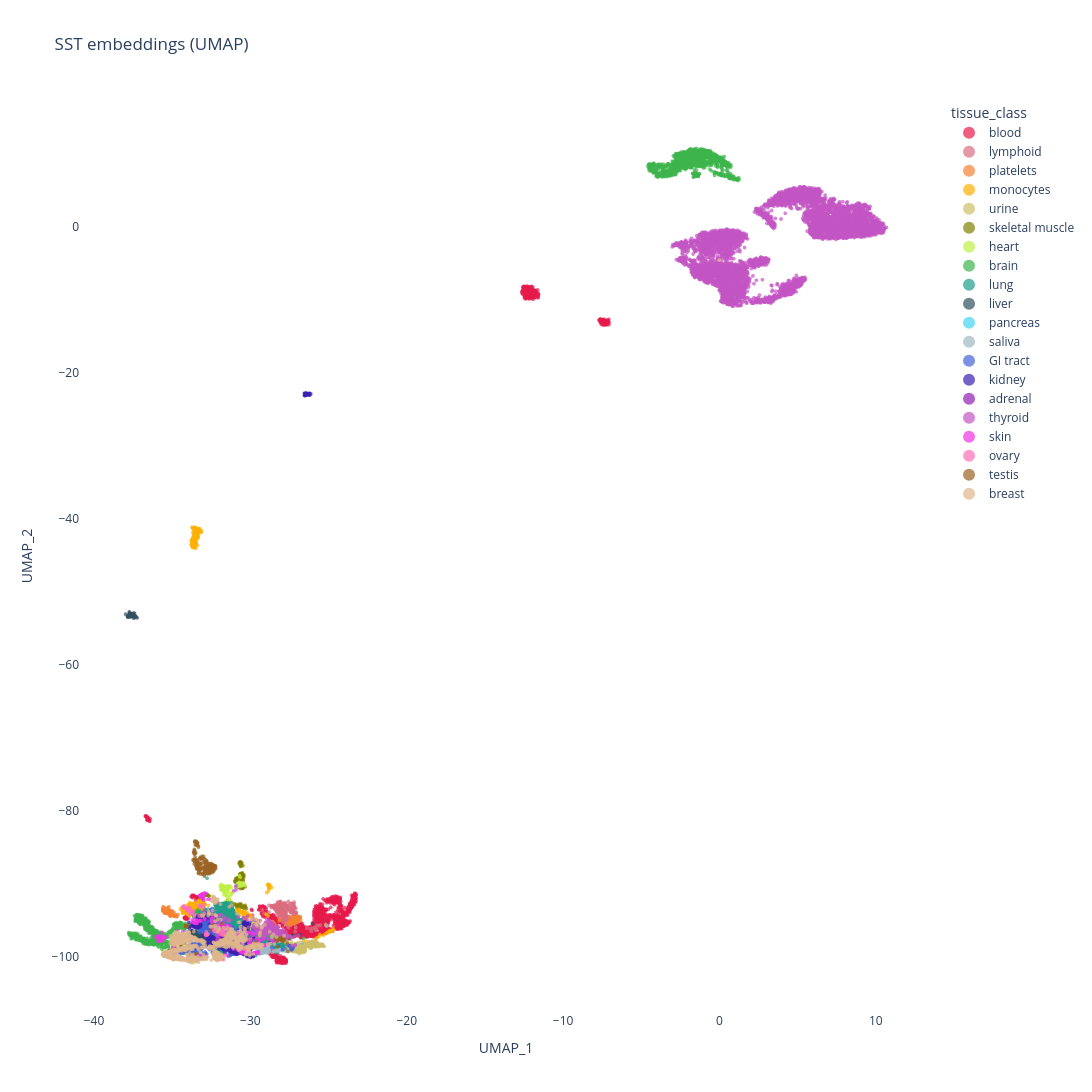

The notebook cell this image was saved under:
### Markdown cell above
## 4. Visualize the SST embeddings (interactive plotly)
We focus on the curated set of well-defined, distinct tissue classes (edit `CURATED` above) so
the clusters are legible — the heterogeneous grab-bag (`body fluids`) and ambiguous classes are
dropped. `visualize_sst` reduces with UMAP/PCA/t-SNE and returns an interactive plotly figure.
`color_by` colours the points; `hover` adds extra metadata to the tooltip. UMAP defaults:
`n_neighbors=75, min_dist=0.3, random_state=42` (override via kwargs).

### Code cell
# Explicit colour per class, in legend order — TUNE THESE. Edit a hex to make two neighbours
# more distinguishable, or reorder rows to change the legend/gradient sequence. blood = red.
CLASS_COLORS = {
    "blood":           "#e6194b",   # red
    "lymphoid":        "#da6c7f",   # yellow
    "platelets":       "#f58231",   # orange
    "monocytes":       "#ffb000",   # amber
    "urine":           "#cdbf6a",   # khaki (fluid)
    "skeletal muscle": "#808000",   # olive
    "heart":           "#bfef45",   # green
    "brain":           "#3cb44b",   # yellow-green
    "lung":            "#1f9e89",   # teal-green
    "liver":           "#30505F",   # teal
    "pancreas":        "#42d4f4",   # cyan
    "saliva":          "#9fb8c4",   # pale blue-grey (fluid)
    "GI tract":        "#4363d8",   # blue
    "kidney":          "#3b1fb0",   # indigo
    "adrenal":         "#911eb4",   # violet
    "thyroid":         "#c354c3",   # purple
    "skin":            "#f032e6",   # magenta
    "ovary":           "#ff6fb5",   # pink
    "testis":          "#9a6324",   # brown
    "breast":          "#dfb58c",   # apricot
}
order = [c for c in CLASS_COLORS if c in set(obs.loc[mapped, "tissue_class"])]
palette = [CLASS_COLORS[c] for c in order]

fig = visualize_sst(
    out_mapped,
    metadata=obs,                 # carries the new 'tissue_class' column
    color_by="tissue_class",
    color_order=order,
    palette=palette,
    hover=["tissue", "acquisition", "split"],
    method="umap",
    width=1600, height=1200,
    n_neighbors=150, min_dist=0.7, random_state=0, metric="euclidean",
)

### Figure 1 — Plotly figure (JSON) as saved in the notebook; plotly's stock layout.template omitted (floating-point values rounded to 4 significant figures; data arrays with more than 128 entries replaced by an {"elided": "..."} marker saying what was removed)
{"data": [{"customdata": {"elided": "2167x4 str values"}, "hovertemplate": "tissue_class=blood<br>UMAP_1=%{x}<br>UMAP_2=%{y}<br>sample_id=%{customdata[0]}<br>tissue=%{customdata[1]}<br>acquisition=%{customdata[2]}<br>split=%{customdata[3]}<extra></extra>", "legendgroup": "blood", "marker": {"color": "#e6194b", "line": {"width": 0}, "opacity": 0.7, "size": 4, "symbol": "circle"}, "mode": "markers", "name": "blood", "showlegend": true, "type": "scattergl", "x": {"elided": "2167 float values"}, "xaxis": "x", "y": {"elided": "2167 float values"}, "yaxis": "y"}, {"customdata": {"elided": "433x4 str values"}, "hovertemplate": "tissue_class=lymphoid<br>UMAP_1=%{x}<br>UMAP_2=%{y}<br>sample_id=%{customdata[0]}<br>tissue=%{customdata[1]}<br>acquisition=%{customdata[2]}<br>split=%{customdata[3]}<extra></extra>", "legendgroup": "lymphoid", "marker": {"color": "#da6c7f", "line": {"width": 0}, "opacity": 0.7, "size": 4, "symbol": "circle"}, "mode": "markers", "name": "lymphoid", "showlegend": true, "type": "scattergl", "x": {"elided": "433 float values"}, "xaxis": "x", "y": {"elided": "433 float values"}, "yaxis": "y"}, {"customdata": {"elided": "250x4 str values"}, "hovertemplate": "tissue_class=platelets<br>UMAP_1=%{x}<br>UMAP_2=%{y}<br>sample_id=%{customdata[0]}<br>tissue=%{customdata[1]}<br>acquisition=%{customdata[2]}<br>split=%{customdata[3]}<extra></extra>", "legendgroup": "platelets", "marker": {"color": "#f58231", "line": {"width": 0}, "opacity": 0.7, "size": 4, "symbol": "circle"}, "mode": "markers", "name": "platelets", "showlegend": true, "type": "scattergl", "x": {"elided": "250 float values"}, "xaxis": "x", "y": {"elided": "250 float values"}, "yaxis": "y"}, {"customdata": {"elided": "491x4 str values"}, "hovertemplate": "tissue_class=monocytes<br>UMAP_1=%{x}<br>UMAP_2=%{y}<br>sample_id=%{customdata[0]}<br>tissue=%{customdata[1]}<br>acquisition=%{customdata[2]}<br>split=%{customdata[3]}<extra></extra>", "legendgroup": "monocytes", "marker": {"color": "#ffb000", "line": {"width": 0}, "opacity": 0.7, "size": 4, "symbol": "circle"}, "mode": "markers", "name": "monocytes", "showlegend": true, "type": "scattergl", "x": {"elided": "491 float values"}, "xaxis": "x", "y": {"elided": "491 float values"}, "yaxis": "y"}, {"customdata": {"elided": "393x4 str values"}, "hovertemplate": "tissue_class=urine<br>UMAP_1=%{x}<br>UMAP_2=%{y}<br>sample_id=%{customdata[0]}<br>tissue=%{customdata[1]}<br>acquisition=%{customdata[2]}<br>split=%{customdata[3]}<extra></extra>", "legendgroup": "urine", "marker": {"color": "#cdbf6a", "line": {"width": 0}, "opacity": 0.7, "size": 4, "symbol": "circle"}, "mode": "markers", "name": "urine", "showlegend": true, "type": "scattergl", "x": {"elided": "393 float values"}, "xaxis": "x", "y": {"elided": "393 float values"}, "yaxis": "y"}, {"customdata": {"elided": "235x4 str values"}, "hovertemplate": "tissue_class=skeletal muscle<br>UMAP_1=%{x}<br>UMAP_2=%{y}<br>sample_id=%{customdata[0]}<br>tissue=%{customdata[1]}<br>acquisition=%{customdata[2]}<br>split=%{customdata[3]}<extra></extra>", "legendgroup": "skeletal muscle", "marker": {"color": "#808000", "line": {"width": 0}, "opacity": 0.7, "size": 4, "symbol": "circle"}, "mode": "markers", "name": "skeletal muscle", "showlegend": true, "type": "scattergl", "x": {"elided": "235 float values"}, "xaxis": "x", "y": {"elided": "235 float values"}, "yaxis": "y"}, {"customdata": {"elided": "169x4 str values"}, "hovertemplate": "tissue_class=heart<br>UMAP_1=%{x}<br>UMAP_2=%{y}<br>sample_id=%{customdata[0]}<br>tissue=%{customdata[1]}<br>acquisition=%{customdata[2]}<br>split=%{customdata[3]}<extra></extra>", "legendgroup": "heart", "marker": {"color": "#bfef45", "line": {"width": 0}, "opacity": 0.7, "size": 4, "symbol": "circle"}, "mode": "markers", "name": "heart", "showlegend": true, "type": "scattergl", "x": {"elided": "169 float values"}, "xaxis": "x", "y": {"elided": "169 float values"}, "yaxis": "y"}, {"customdata": {"elided": "1831x4 str values"}, "hovertemplate": "tissue_class=brain<br>UMAP_1=%{x}<br>UMAP_2=%{y}<br>sample_id=%{customdata[0]}<br>tissue=%{customdata[1]}<br>acquisition=%{customdata[2]}<br>split=%{customdata[3]}<extra></extra>", "legendgroup": "brain", "marker": {"color": "#3cb44b", "line": {"width": 0}, "opacity": 0.7, "size": 4, "symbol": "circle"}, "mode": "markers", "name": "brain", "showlegend": true, "type": "scattergl", "x": {"elided": "1831 float values"}, "xaxis": "x", "y": {"elided": "1831 float values"}, "yaxis": "y"}, {"customdata": {"elided": "937x4 str values"}, "hovertemplate": "tissue_class=lung<br>UMAP_1=%{x}<br>UMAP_2=%{y}<br>sample_id=%{customdata[0]}<br>tissue=%{customdata[1]}<br>acquisition=%{customdata[2]}<br>split=%{customdata[3]}<extra></extra>", "legendgroup": "lung", "marker": {"color": "#1f9e89", "line": {"width": 0}, "opacity": 0.7, "size": 4, "symbol": "circle"}, "mode": "markers", "name": "lung", "showlegend": true, "type": "scattergl", "x": {"elided": "937 float values"}, "xaxis": "x", "y": {"elided": "937 float values"}, "yaxis": "y"}, {"customdata": {"elided": "256x4 str values"}, "hovertemplate": "tissue_class=liver<br>UMAP_1=%{x}<br>UMAP_2=%{y}<br>sample_id=%{customdata[0]}<br>tissue=%{customdata[1]}<br>acquisition=%{customdata[2]}<br>split=%{customdata[3]}<extra></extra>", "legendgroup": "liver", "marker": {"color": "#30505F", "line": {"width": 0}, "opacity": 0.7, "size": 4, "symbol": "circle"}, "mode": "markers", "name": "liver", "showlegend": true, "type": "scattergl", "x": {"elided": "256 float values"}, "xaxis": "x", "y": {"elided": "256 float values"}, "yaxis": "y"}, {"customdata": [["PXD000561_PXD000561-Sample 59", "pancreas", "DDA", "train"], ["PXD000561_PXD000561-Sample 60", "pancreas", "DDA", "train"], ["PXD009254_VO10_L5", "pancreas", "DDA", "train"], ["PXD009254_VO11_L6", "pancreas", "DDA", "train"], ["PXD009254_VO12_L1", "pancreas", "DDA", "train"], ["PXD009254_VO14_L4", "pancreas", "DDA", "train"], ["PXD009254_VO16_E5", "pancreas", "DDA", "train"], ["PXD009254_VO17_E6", "pancreas", "DDA", "train"], ["PXD009254_VO1_E1", "pancreas", "DDA", "train"], ["PXD009254_VO2_E2", "pancreas", "DDA", "train"], ["PXD009254_VO3_E3", "pancreas", "DDA", "train"], ["PXD009254_VO5_L2", "pancreas", "DDA", "train"], ["PXD009254_VO6_L3", "pancreas", "DDA", "train"], ["PXD009254_VO7_E4", "pancreas", "DDA", "train"], ["PXD010150_Nanowell_2DLC_islet_10_RZCol_270bar_55cm_022318", "pancreas", "DDA", "train"], ["PXD010150_Nanowell_2DLC_islet_11_RZCol_270bar_55cm_022318", "pancreas", "DDA", "train"], ["PXD010150_Nanowell_2DLC_islet_12_RZCol_270bar_55cm_022318", "pancreas", "DDA", "train"], ["PXD010150_Nanowell_2DLC_islet_1_RZCol_270bar_55cm_022318", "pancreas", "DDA", "train"], ["PXD010150_Nanowell_2DLC_islet_2_RZCol_270bar_55cm_022318", "pancreas", "DDA", "train"], ["PXD010150_Nanowell_2DLC_islet_3_RZCol_270bar_55cm_022318", "pancreas", "DDA", "train"], ["PXD010150_Nanowell_2DLC_islet_4_RZCol_270bar_55cm_022318", "pancreas", "DDA", "train"], ["PXD010150_Nanowell_2DLC_islet_5_RZCol_270bar_55cm_022318", "pancreas", "DDA", "train"], ["PXD010150_Nanowell_2DLC_islet_6_RZCol_270bar_55cm_022318", "pancreas", "DDA", "train"], ["PXD010150_Nanowell_2DLC_islet_7_RZCol_270bar_55cm_022318", "pancreas", "DDA", "train"], ["PXD010150_Nanowell_2DLC_islet_8_RZCol_270bar_55cm_022318", "pancreas", "DDA", "train"], ["PXD010150_Nanowell_2DLC_islet_9_RZCol_270bar_55cm_022318", "pancreas", "DDA", "train"], ["PXD020192_PXD020192-Sample 62", "pancreas", "DDA", "train"]], "hovertemplate": "tissue_class=pancreas<br>UMAP_1=%{x}<br>UMAP_2=%{y}<br>sample_id=%{customdata[0]}<br>tissue=%{customdata[1]}<br>acquisition=%{customdata[2]}<br>split=%{customdata[3]}<extra></extra>", "legendgroup": "pancreas", "marker": {"color": "#42d4f4", "line": {"width": 0}, "opacity": 0.7, "size": 4, "symbol": "circle"}, "mode": "markers", "name": "pancreas", "showlegend": true, "type": "scattergl", "x": [-31.97, -33.68, -30.25, -29.98, -30.04, -30.02, -29.81, -30.33, -30.58, -30.32, -30.36, -30.74, -29.82, -29.77, -32.84, -32.86, -32.36, -33.23, -32.95, -32.73, -32.63, -33.22, -33.14, -32.58, -32.95, -33.05, -29.53], "xaxis": "x", "y": [-97.02, -100.3, -98.48, -98.53, -98.64, -98.58, -98.57, -98.66, -98.55, -98.65, -98.65, -97.96, -98.61, -98.51, -96.15, -96.27, -96.17, -96.36, -95.99, -96.29, -96.14, -96.0, -96.01, -96.26, -95.82, -95.99, -98.15], "yaxis": "y"}, {"customdata": {"elided": "130x4 str values"}, "hovertemplate": "tissue_class=saliva<br>UMAP_1=%{x}<br>UMAP_2=%{y}<br>sample_id=%{customdata[0]}<br>tissue=%{customdata[1]}<br>acquisition=%{customdata[2]}<br>split=%{customdata[3]}<extra></extra>", "legendgroup": "saliva", "marker": {"color": "#9fb8c4", "line": {"width": 0}, "opacity": 0.7, "size": 4, "symbol": "circle"}, "mode": "markers", "name": "saliva", "showlegend": true, "type": "scattergl", "x": {"elided": "130 float values"}, "xaxis": "x", "y": {"elided": "130 float values"}, "yaxis": "y"}, {"customdata": {"elided": "521x4 str values"}, "hovertemplate": "tissue_class=GI tract<br>UMAP_1=%{x}<br>UMAP_2=%{y}<br>sample_id=%{customdata[0]}<br>tissue=%{customdata[1]}<br>acquisition=%{customdata[2]}<br>split=%{customdata[3]}<extra></extra>", "legendgroup": "GI tract", "marker": {"color": "#4363d8", "line": {"width": 0}, "opacity": 0.7, "size": 4, "symbol": "circle"}, "mode": "markers", "name": "GI tract", "showlegend": true, "type": "scattergl", "x": {"elided": "521 float values"}, "xaxis": "x", "y": {"elided": "521 float values"}, "yaxis": "y"}, {"customdata": {"elided": "446x4 str values"}, "hovertemplate": "tissue_class=kidney<br>UMAP_1=%{x}<br>UMAP_2=%{y}<br>sample_id=%{customdata[0]}<br>tissue=%{customdata[1]}<br>acquisition=%{customdata[2]}<br>split=%{customdata[3]}<extra></extra>", "legendgroup": "kidney", "marker": {"color": "#3b1fb0", "line": {"width": 0}, "opacity": 0.7, "size": 4, "symbol": "circle"}, "mode": "markers", "name": "kidney", "showlegend": true, "type": "scattergl", "x": {"elided": "446 float values"}, "xaxis": "x", "y": {"elided": "446 float values"}, "yaxis": "y"}, {"customdata": [["PXD000561_PXD000561-Sample 2", "adrenal gland", "DDA", "train"], ["PXD000561_PXD000561-Sample 49", "adrenal gland", "DDA", "train"], ["PXD020192_PXD020192-Sample 21", "adrenal gland", "DDA", "train"], ["PXD020192_PXD020192-Sample 22", "adrenal gland", "DDA", "train"]], "hovertemplate": "tissue_class=adrenal<br>UMAP_1=%{x}<br>UMAP_2=%{y}<br>sample_id=%{customdata[0]}<br>tissue=%{customdata[1]}<br>acquisition=%{customdata[2]}<br>split=%{customdata[3]}<extra></extra>", "legendgroup": "adrenal", "marker": {"color": "#911eb4", "line": {"width": 0}, "opacity": 0.7, "size": 4, "symbol": "circle"}, "mode": "markers", "name": "adrenal", "showlegend": true, "type": "scattergl", "x": [-33.68, -34.79, -31.82, -31.99], "xaxis": "x", "y": [-100.2, -98.99, -97.04, -97.41], "yaxis": "y"}, {"customdata": {"elided": "5512x4 str values"}, "hovertemplate": "tissue_class=thyroid<br>UMAP_1=%{x}<br>UMAP_2=%{y}<br>sample_id=%{customdata[0]}<br>tissue=%{customdata[1]}<br>acquisition=%{customdata[2]}<br>split=%{customdata[3]}<extra></extra>", "legendgroup": "thyroid", "marker": {"color": "#c354c3", "line": {"width": 0}, "opacity": 0.7, "size": 4, "symbol": "circle"}, "mode": "markers", "name": "thyroid", "showlegend": true, "type": "scattergl", "x": {"elided": "5512 float values"}, "xaxis": "x", "y": {"elided": "5512 float values"}, "yaxis": "y"}, {"customdata": {"elided": "264x4 str values"}, "hovertemplate": "tissue_class=skin<br>UMAP_1=%{x}<br>UMAP_2=%{y}<br>sample_id=%{customdata[0]}<br>tissue=%{customdata[1]}<br>acquisition=%{customdata[2]}<br>split=%{customdata[3]}<extra></extra>", "legendgroup": "skin", "marker": {"color": "#f032e6", "line": {"width": 0}, "opacity": 0.7, "size": 4, "symbol": "circle"}, "mode": "markers", "name": "skin", "showlegend": true, "type": "scattergl", "x": {"elided": "264 float values"}, "xaxis": "x", "y": {"elided": "264 float values"}, "yaxis": "y"}, {"customdata": {"elided": "169x4 str values"}, "hovertemplate": "tissue_class=ovary<br>UMAP_1=%{x}<br>UMAP_2=%{y}<br>sample_id=%{customdata[0]}<br>tissue=%{customdata[1]}<br>acquisition=%{customdata[2]}<br>split=%{customdata[3]}<extra></extra>", "legendgroup": "ovary", "marker": {"color": "#ff6fb5", "line": {"width": 0}, "opacity": 0.7, "size": 4, "symbol": "circle"}, "mode": "markers", "name": "ovary", "showlegend": true, "type": "scattergl", "x": {"elided": "169 float values"}, "xaxis": "x", "y": {"elided": "169 float values"}, "yaxis": "y"}, {"customdata": {"elided": "316x4 str values"}, "hovertemplate": "tissue_class=testis<br>UMAP_1=%{x}<br>UMAP_2=%{y}<br>sample_id=%{customdata[0]}<br>tissue=%{customdata[1]}<br>acquisition=%{customdata[2]}<br>split=%{customdata[3]}<extra></extra>", "legendgroup": "testis", "marker": {"color": "#9a6324", "line": {"width": 0}, "opacity": 0.7, "size": 4, "symbol": "circle"}, "mode": "markers", "name": "testis", "showlegend": true, "type": "scattergl", "x": {"elided": "316 float values"}, "xaxis": "x", "y": {"elided": "316 float values"}, "yaxis": "y"}, {"customdata": {"elided": "1143x4 str values"}, "hovertemplate": "tissue_class=breast<br>UMAP_1=%{x}<br>UMAP_2=%{y}<br>sample_id=%{customdata[0]}<br>tissue=%{customdata[1]}<br>acquisition=%{customdata[2]}<br>split=%{customdata[3]}<extra></extra>", "legendgroup": "breast", "marker": {"color": "#dfb58c", "line": {"width": 0}, "opacity": 0.7, "size": 4, "symbol": "circle"}, "mode": "markers", "name": "breast", "showlegend": true, "type": "scattergl", "x": {"elided": "1143 float values"}, "xaxis": "x", "y": {"elided": "1143 float values"}, "yaxis": "y"}], "layout": {"height": 1200, "legend": {"itemsizing": "constant", "title": {"text": "tissue_class"}, "tracegroupgap": 0}, "paper_bgcolor": "white", "plot_bgcolor": "white", "title": {"text": "SST embeddings (UMAP)"}, "width": 1600, "xaxis": {"anchor": "y", "domain": [0, 1], "title": {"text": "UMAP_1"}}, "yaxis": {"anchor": "x", "domain": [0, 1], "title": {"text": "UMAP_2"}}}}
